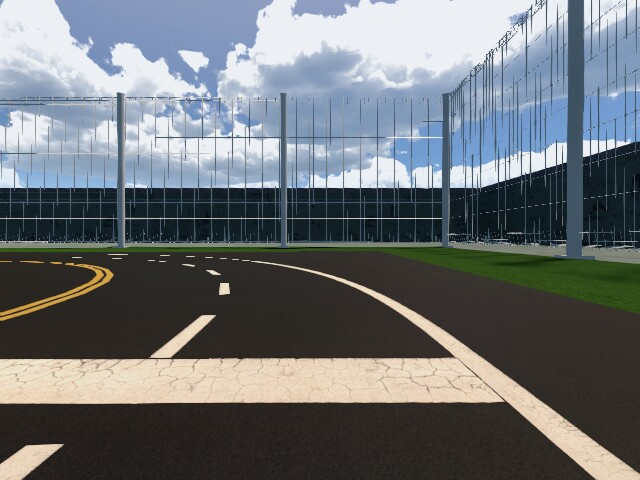
#> input picture test_img/curve/img.png, 640 x 480 px, found by its file name
$ python check_curve.py
#> lines starting #> are read from the running program, lines starting #| are printed output that depends on the picture; after the words box and inside, x2 and y2 are one past the last pixel; in counts of white or black regions, pixels touching at a corner belong together
#!/usr/bin/env python3
#-*- coding:utf-8 -*-
import sys
import os

current_dir = os.path.dirname(os.path.abspath(__file__))
parent_dir = os.path.abspath(os.path.join(current_dir, '..'))  # drive_controller 상위 폴더
if parent_dir not in sys.path:
    sys.path.insert(0, parent_dir)

import cv2
import numpy as np
import time

def img_shows(img,lines):
    # 결과 이미지 복사
    line_img = img.copy()

    # 라인 그리기
    if lines is not None:
        for line in lines:
            x1, y1, x2, y2 = line[0]
            cv2.line(line_img, (x1, y1), (x2, y2), (0, 255, 0), 2)  # 초록색 선

    # 출력
    cv2.imshow("Detected Lines", line_img)
    cv2.waitKey(0)
    cv2.destroyAllWindows()

def detect_color(img, img_hsv):
    yellow_lower = np.array([15,128,0])
    yellow_upper = np.array([40,255,255])
    yellow_range = cv2.inRange(img_hsv,yellow_lower,yellow_upper)
    white_lower = np.array([0,0,192])
    white_upper = np.array([179,64,255])
    white_range = cv2.inRange(img_hsv,white_lower,white_upper)
    combined_range = cv2.bitwise_or(yellow_range,white_range)
    filtered_img = cv2.bitwise_and(img,img,mask=combined_range)
    # cv2.imwrite("filtered_img.png", filtered_img) # 저장하기 위한 코드
    return filtered_img
def BEV_img_warp(filtered_img,y,x):
    src_point1 = [0,420]
    src_point2 = [275,260]
    src_point3 = [x - 275,260]
    src_point4 = [x,420]
    src_points = np.float32([src_point1,src_point2,src_point3,src_point4])

    dst_point1 = [x//8,480]
    dst_point2 = [x//8,0]
    dst_point3 = [x//8*7,0]
    dst_point4 = [x//8*7,480]
    dst_points = np.float32([dst_point1,dst_point2,dst_point3,dst_point4])
    matrix = cv2.getPerspectiveTransform(src_points,dst_points)
    warped_img = cv2.warpPerspective(filtered_img,matrix,[x,y])
    # cv2.imwrite("warped_img.png", warped_img) # 저장하기 위한 코드
    return warped_img

def img_binary(warped_img):
    grayed_img = cv2.cvtColor(warped_img,cv2.COLOR_BGR2GRAY)
    bin_img = np.zeros_like(grayed_img)
    bin_img[grayed_img>50] = 255
    # cv2.imwrite("bin_img.png", bin_img) # 저장하기 위한 코드
    return bin_img

class sliding:
    def __init__(self):
        self.midpoint = None
        self.leftx_base = None
        self.rightx_base = None

        self.window_height = None
        self.nonzero = None
        self.nonzeroy = None
        self.nonzerox = None
        self.left_blocked_flag = 0
        self.right_blocked_flag = 0

    def sliding_window_lane_calculation(self,x_current,y_current,lane_inds,prev_margin,x_prev,blocked_flag):
        flag = blocked_flag
        win_y_low = y_current - self.window_height // 2
        win_y_high = y_current + self.window_height // 2
        win_x_low = x_current - self.margin - prev_margin
        win_x_high = x_current + self.margin + prev_margin
        cv2.rectangle(self.out_img, (win_x_low, win_y_low), (win_x_high, win_y_high), (0,255,0), 2)
        good_inds = ((self.nonzeroy >= win_y_low) & (self.nonzeroy < win_y_high) &
                            (self.nonzerox >= win_x_low) & (self.nonzerox < win_x_high)).nonzero()[0]
        lane_inds.append(good_inds)
        if len(good_inds) > self.minpix:
            mean_x = np.mean(self.nonzerox[good_inds])
            min_x = np.min(self.nonzerox[good_inds])
            max_x = np.max(self.nonzerox[good_inds])

            alpha = 1
            delta = mean_x + (mean_x - x_prev)
            x_current = int(alpha * mean_x + (1 - alpha) * delta)
            # x_current = int(mean_x )
            y_current -= self.window_height
            prev_margin = (max_x - min_x) // 4
            x_prev = x_current
            cv2.circle(self.out_img, (x_current, y_current), radius=5, color=(0, 0, 255), thickness=-1)
            flag = 0
        else:
            y_current -= self.window_height
            flag += 1
        return x_current,y_current, flag, prev_margin, x_prev

    def sliding_window_adaptive(self,binary_img, nwindows=15, margin=100, minpix=100):
        if len(binary_img.shape) == 2:
            self.out_img = cv2.cvtColor(binary_img, cv2.COLOR_GRAY2BGR)
        else:
            self.out_img = binary_img.copy()
        # self.out_img = np.dstack([binary_img]*3) * 255
        histogram = np.sum(binary_img[binary_img.shape[0]//2:, :], axis=0)

        self.margin = margin
        prev_left_margin = margin
        prev_right_margin = margin
        self.minpix = minpix
        self.midpoint = histogram.shape[0] // 2
        self.leftx_base = np.argmax(histogram[:self.midpoint])
        self.rightx_base = np.argmax(histogram[self.midpoint:]) + self.midpoint

        self.window_height = binary_img.shape[0] // nwindows
        self.nonzero = binary_img.nonzero()
        self.nonzeroy = np.array(self.nonzero[0])
        self.nonzerox = np.array(self.nonzero[1])

        leftx_current = self.leftx_base
        leftx_prev = self.leftx_base
        lefty_current = binary_img.shape[0] - self.window_height // 2

        rightx_current = self.rightx_base
        rightx_prev = self.rightx_base
        righty_current = binary_img.shape[0] - self.window_height // 2

        left_lane_inds = []
        right_lane_inds = []

        for window in range(nwindows):
            # 윈도우 범위 (적응형 이동)
            if self.left_blocked_flag < 3:
                leftx_current,lefty_current,self.left_blocked_flag, prev_left_margin, leftx_prev = self.sliding_window_lane_calculation(leftx_current,lefty_current,
                                                                                                               left_lane_inds,prev_left_margin,leftx_prev,self.left_blocked_flag)
            if self.right_blocked_flag < 3:
                rightx_current,righty_current,self.right_blocked_flag, prev_right_margin, rightx_prev  = self.sliding_window_lane_calculation(rightx_current,righty_current,
                                                                                                right_lane_inds,prev_right_margin,rightx_prev,self.right_blocked_flag)


            # [16 lines of commented-out code are left out]
        return self.out_img
_start = time.time()

path = './test_img/curve/img.png'
# [8 lines of commented-out code are left out]
img = cv2.imread(path)
#> img is the input picture: shape (480, 640, 3); mean B, G, R 117.5, 114, 109.3
img_y, img_x = img.shape[0:2]
#> img_y = 480; img_x = 640
img_hsv = cv2.cvtColor(img,cv2.COLOR_BGR2HSV)
#> img_hsv: shape (480, 640, 3); mean H, S, V 62.8, 64.4, 127
filtered_img = detect_color(img,img_hsv)
#> in detect_color, `yellow_range = cv2.inRange(img_hsv,yellow_lower,yellow_upper)`:
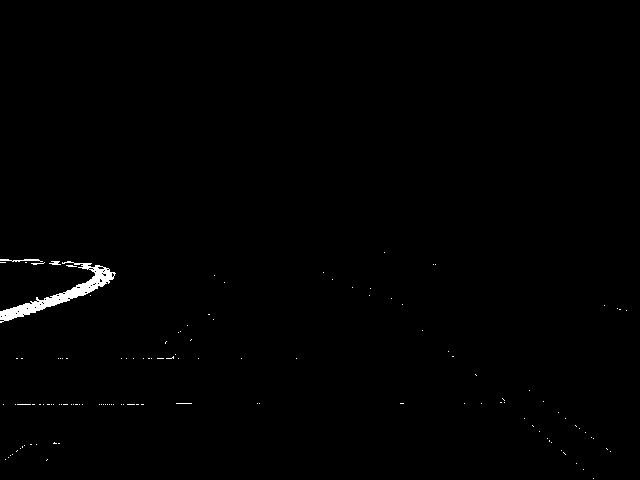
#> yellow_range: shape (480, 640); 0.59% white; 128 white regions (125 under 20 px), largest, box (x1, y1, x2, y2) and area: (0, 261, 116, 323) 1441, (0, 259, 43, 262) 72, (49, 261, 61, 265) 32
#> in detect_color, `white_range = cv2.inRange(img_hsv,white_lower,white_upper)`: white_range: shape (480, 640); 29.1% white; 365 white regions (266 under 20 px), largest, box (x1, y1, x2, y2) and area: (0, 265, 640, 480) 26592, (212, 0, 568, 137) 25041, (0, 0, 215, 188) 15406
#> in detect_color, `combined_range = cv2.bitwise_or(yellow_range,white_range)`:
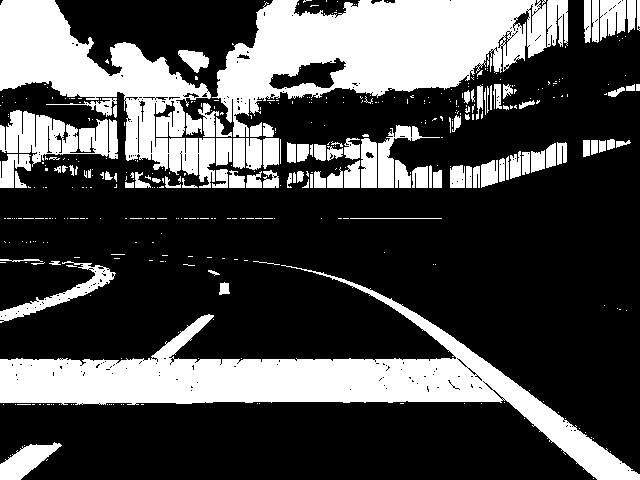
#> combined_range: shape (480, 640); 29.7% white; 423 white regions (322 under 20 px), largest, box (x1, y1, x2, y2) and area: (0, 265, 640, 480) 27439, (212, 0, 568, 137) 25041, (0, 0, 215, 188) 15406
#> in detect_color, `filtered_img = cv2.bitwise_and(img,img,mask=combined_range)`:
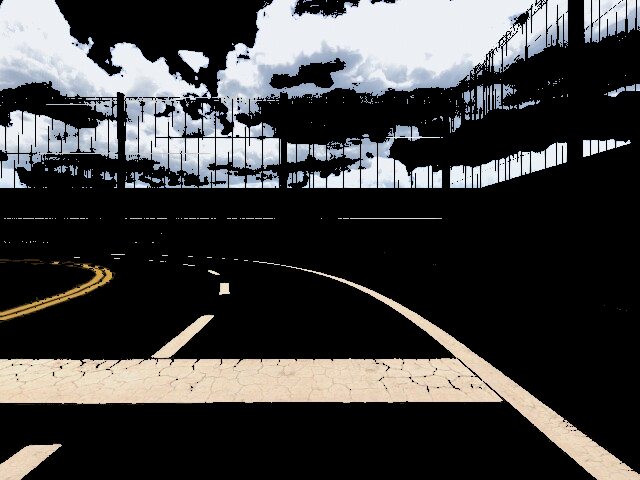
#> filtered_img: shape (480, 640, 3); mean B, G, R 63, 63.3, 63.7
warped_img = BEV_img_warp(filtered_img,img_y,img_x)
#> in BEV_img_warp, `warped_img = cv2.warpPerspective(filtered_img,matrix,[x,y])`:
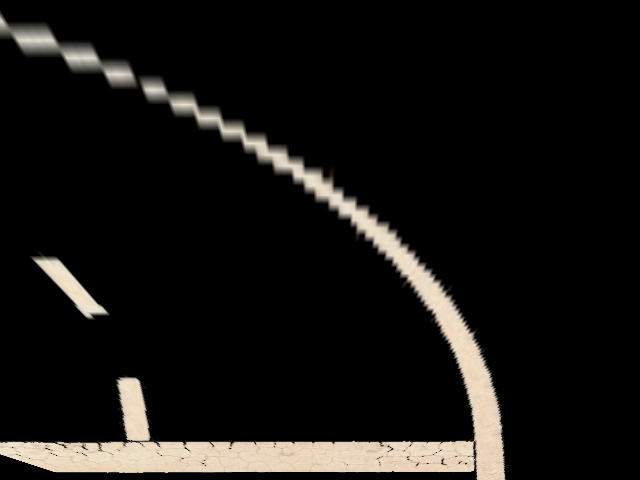
#> warped_img: shape (480, 640, 3); mean B, G, R 18.2, 20.3, 21.9
bin_img = img_binary(warped_img)
#> in img_binary, `grayed_img = cv2.cvtColor(warped_img,cv2.COLOR_BGR2GRAY)`:
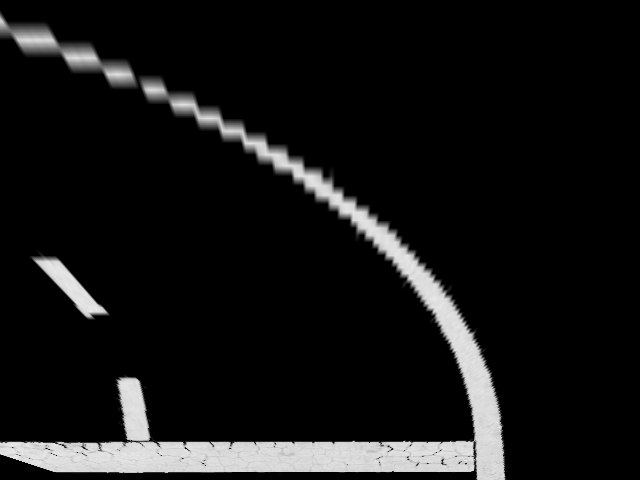
#> grayed_img: shape (480, 640); min 0, max 235, mean 20.6
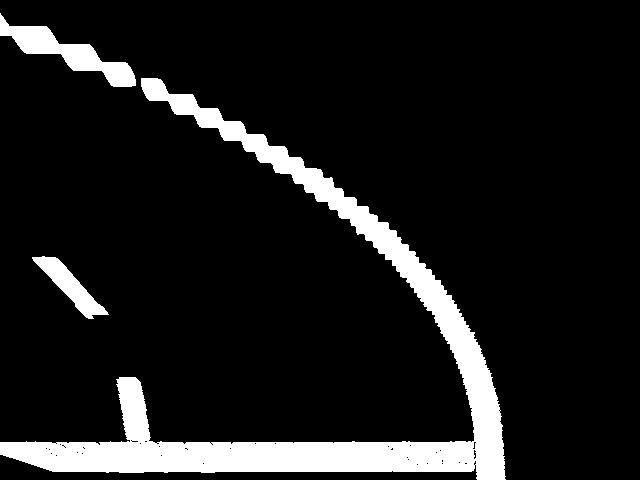
#> bin_img: shape (480, 640); 10.7% white; 3 white regions, box (x1, y1, x2, y2) and area: (0, 78, 506, 480) 28325, (0, 13, 136, 87) 2921, (32, 256, 109, 319) 1511
ss = sliding()
# left_fit, right_fit, vis_img = ss.sliding_window_adaptive(bin_img)
vis_img = ss.sliding_window_adaptive(bin_img)
#> in sliding_window_adaptive, `histogram = np.sum(binary_img[binary_img.shape[0]//2:, :], axis=0)`: histogram = 640 values, max 35190 at index 477, min 0 at index 506, mean 9589.6
#> in sliding_window_adaptive, `self.leftx_base = np.argmax(histogram[:self.midpoint])`: self.leftx_base = 130
#> in sliding_window_adaptive, `self.rightx_base = np.argmax(histogram[self.midpoint:]) + self.midpoint`: self.rightx_base = 477
#> in sliding_window_adaptive, `self.nonzero = binary_img.nonzero()`: self.nonzero = 32757 positions, rows 13 to 479, columns 0 to 505
#> in sliding_window_adaptive, `leftx_current = self.leftx_base`: leftx_current = 130
#> in sliding_window_adaptive, `rightx_current = self.rightx_base`: rightx_current = 477
#> the loop in sliding_window_adaptive, `for window in range(nwindows):` made 15 passes
#> (leftx_current, lefty_current, self.left_blocked_flag) on passes 5, 8, 9, 10: (127, 304, 1), (57, 208, 1), (57, 176, 2), (57, 144, 3)
#> after the loop in sliding_window_adaptive, `for window in range(nwindows):`: leftx_current = 57; lefty_current = 144; prev_left_margin = 12; rightx_current = 20; righty_current = -16; self.left_blocked_flag = 3; self.right_blocked_flag = 0
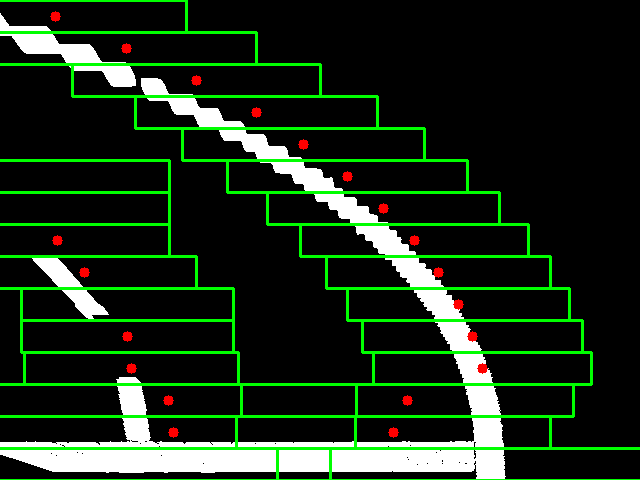
#> vis_img: shape (480, 640, 3); mean B, G, R 24.2, 43.3, 25.6
elapsed = time.time() - _start
print(f"[Timer] 경과 시간: {elapsed:.6f}초")
# [4 lines of commented-out code are left out]

cv2.imshow("Window Result", vis_img)
cv2.waitKey(0)
